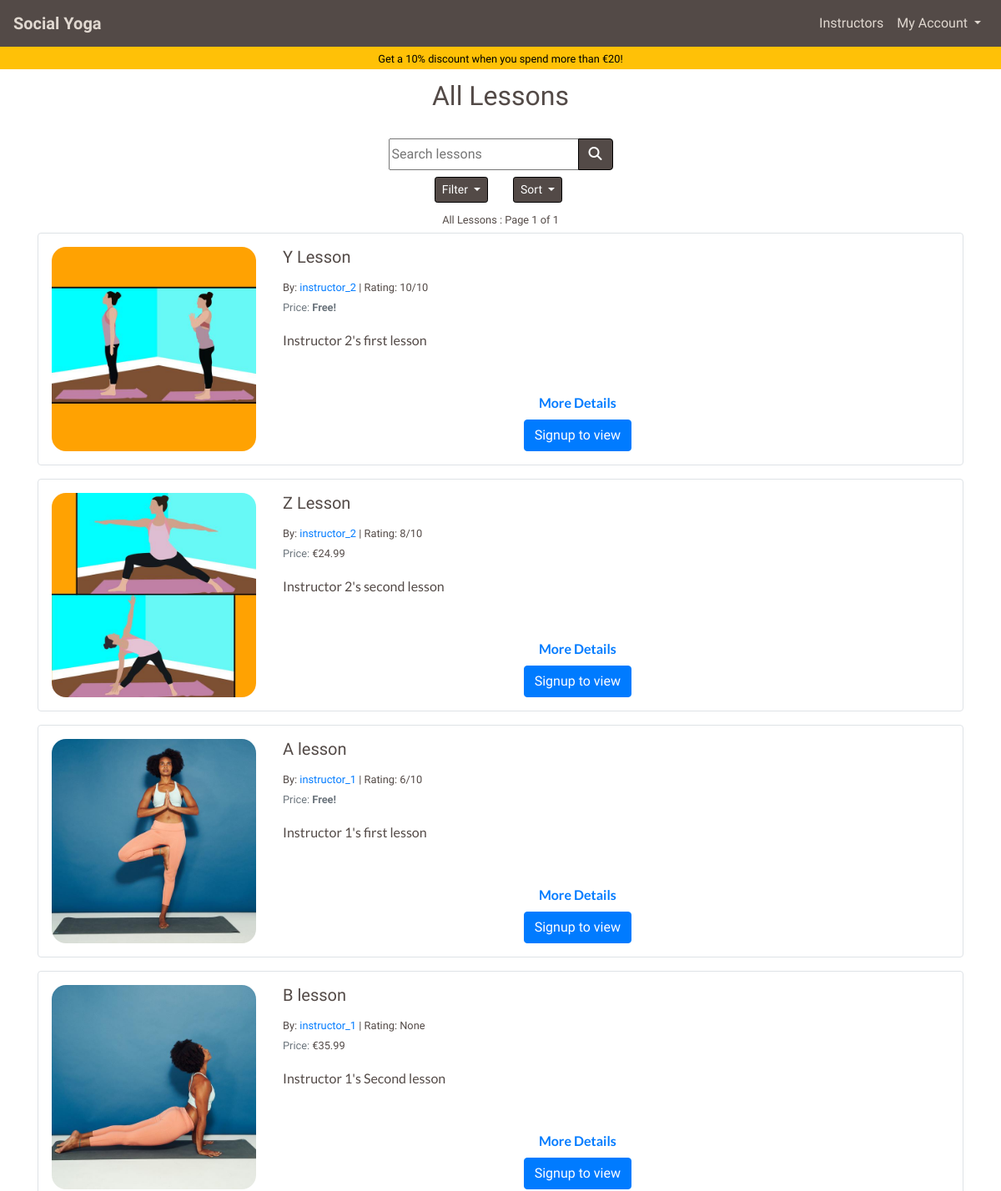
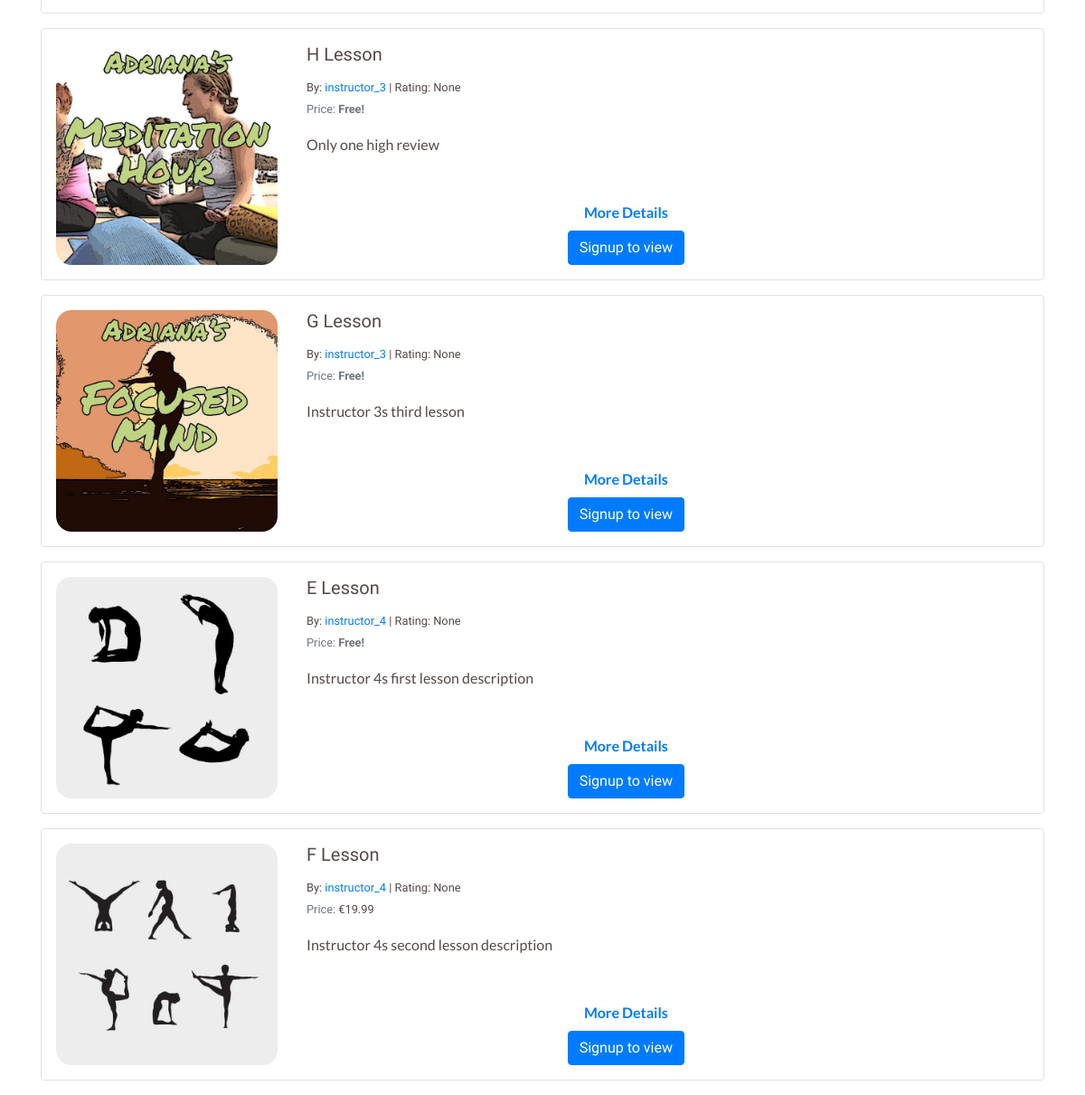
Screenshot of /lessons/ with the database file from the repository (2 pictures, top to bottom).
### lessons/models.py (models this page shows, shortened)
class Lesson(models.Model):
    lesson_id = models.CharField(max_length=32,
                                 null=False,
                                 editable=False)
    instructor_profile = models.ForeignKey(UserProfile,
                                           on_delete=models.SET_NULL,
                                           null=True,
                                           blank=True,
                                           related_name='lessons')
    lesson_name = models.CharField(max_length=32,
                                   null=False,
                                   editable=True)
    card_description = models.TextField(max_length=254)
    description = models.TextField(max_length=2048)
    image = ResizedImageField(size=[600, 600],
                              quality=75,
                              crop=['middle', 'center'],
                              force_format='JPEG',
                              upload_to='lesson_images/')
    rating = models.DecimalField(max_digits=5,
                                 decimal_places=0,
                                 null=True, blank=True)
    video_url = models.URLField(max_length=1024,
                                blank=False,
                                null=False)
    time = models.IntegerField(blank=False, null=False)
    is_free = models.BooleanField(default=True)
    price = models.DecimalField(max_digits=6,
                                decimal_places=2,
                                blank=False,
                                null=False,
                                default=0.00)

### profiles/models.py (models this page shows, shortened)
class UserProfile(models.Model):
    user = models.OneToOneField(User, on_delete=models.CASCADE)
    first_name = models.CharField(max_length=50, null=False, blank=False)
    last_name = models.CharField(max_length=50, null=False, blank=False)
    is_instructor = models.BooleanField(default=False)
    requested_instructor_status = models.BooleanField(default=False)
    card_description = models.TextField(max_length=256, blank=True, default='')
    profile_description = models.TextField(max_length=650,
                                           blank=True,
                                           default='')
    image = ResizedImageField(size=[600, 600],
                              quality=75,
                              crop=['middle', 'center'],
                              force_format='JPEG',
                              null=True,
                              blank=True,
                              upload_to='profile_images/')
    rating = models.DecimalField(max_digits=5,
                                 decimal_places=0,
                                 null=True,
                                 blank=True)
    lesson_count = models.IntegerField(default=0, editable=False)
    def __str__(self):
        return self.user.username

### lessons/views.py (the view, shortened to what this page needs)
# urls.py: path('', views.lessons, name='lessons'),
def lessons(request):
    profile = get_profile_or_none(request)
    lessons = (Lesson.objects.all().annotate(
               review_count=Count('reviewedLesson')))
    subscribed_lesson_list = []
    paid_lesson_list = []
    page_title = 'All Lessons'
    sub_title = None
    filter_title = 'All Lessons'
    filter_subtitle = ''
    valid_sort_values = ['lesson_name',
                         'instructor_profile',
                         'rating',
                         'price']
    sortby = 'rating'
    filter_by = 'all_lessons'
    sort_direction = 'desc'
    instructor_to_display = None
    query = ''
    page_number = 1  # Default page number
    lessons_on_page = 8  # No of lessons on a page at once
    if sort_direction == 'asc':
        if sortby == 'rating':
            lessons = lessons.order_by(
                (F(sortby).asc(nulls_last=True)), 'review_count')
        else:
            lessons = lessons.order_by(F(sortby).asc(nulls_last=True))
    else:
        if sortby == 'rating':
            lessons = lessons.order_by(
                (F(sortby).desc(nulls_last=True)), '-review_count')
        else:
            lessons = lessons.order_by(F(sortby).desc(nulls_last=True))
    p = Paginator(lessons, lessons_on_page)
    try:
        page_object = p.page(page_number)
    except EmptyPage:
        messages.error(request, "Page does not exist, returning to page 1")
        page_object = p.page(1)
    template = 'lessons/lessons.html'
    context = {
        'profile': profile,
        'lessons': page_object,
        'subscribed_lesson_list': subscribed_lesson_list,
        'paid_lesson_list': paid_lesson_list,
        'page_title': page_title,
        'sub_title': sub_title,
        'filter_title': filter_title,
        'filter_subtitle': filter_subtitle,
        'sort_by': sortby,
        'sort_direction': sort_direction,
        'filter_by': filter_by,
        'instructor_to_display': instructor_to_display,
        'current_query': query,
        'show_discount_banner': True,
    }
    return render(request, template, context)

### home/contexts.py (called while the page is built)
def purchased_lessons(request):
    profile = get_profile_or_none(request)
    purchased = None
    purchased_lesson_ids = []
    if profile:
        purchased = OrderLineItem.objects.filter(profile=profile)
        if purchased:
            for item in purchased:
                purchased_lesson_ids.append(item.lesson.lesson_id)
    context = {
        'purchased_lessons': purchased,
        'purchased_lesson_ids': purchased_lesson_ids,
    }
    return context

### yoga/utils.py (called while the page is built)
def get_profile_or_none(request):
    try:
        return UserProfile.objects.get(user=request.user)
    except Exception:
        return None

### lessons/templates/lessons/lessons.html (shortened to what this page needs)
{% extends "base.html" %}
{% load static %}
{% block page_header %}
<div class="container header-container">
    <div class="row">
        <div class="col">
            <h1 class="text-center title-text my-3 {% if show_discount_banner %}pt-xl-4{% endif %}" id="lesson-page-title">{{ page_title}}</h1>
        </div>
    </div>
</div>
{% endblock %}
{% block content %}
<main class="container page-contents">
    <div class="row">
        <div class="col-12 mt-2">
            {% include 'lessons/includes/lesson_sorting.html' %}
            <p class="text-center mb-1">
                <strong>
                    <small>
                        {{ filter_title }}{{ filter_subtitle }}{% if lessons %} : Page {{ lessons.number }} of {{ lessons.paginator.num_pages }}{% endif %}
                    </small>
                </strong>
            </p>
            {% if lessons %}
                {% for lesson in lessons %}
                    {% include 'lessons/includes/lesson_card.html' %}
                {% endfor %}
            {% else %}
                {% if instructor_to_display %}
                    <p class="text-center mt-5"><strong>No lesons available</strong></p>
                {% endif %}
            {% endif %}
        </div>
    </div>
</main>
{% endblock %}

### lessons/templates/lessons/includes/lesson_card.html
<div class="card mb-3 border custom-border" style="width: 100%;" id="{{ lesson.lesson_id }}">
    <div class="row no-gutters">
        <div class="col-md-3 d-flex">
            {% if lesson.image %}
                <div class="lesson-card-image-container m-auto p-3 text-center">
                    <img class="lesson-card-image img-fluid" src="{{ lesson.image.url }}" alt="{{ lesson.lesson_name }}">
                </div>
            {% endif %}
        </div>
        <div class="col-md-8">
            <div class="card-body p-3 h-100 d-flex flex-column">
                <h5 class="card-title">{{ lesson.lesson_name }}</h5>
                <p class="card-text mb-0"><small>By: <a href="{% url 'lessons' %}?instructor={{ lesson.instructor_profile.id }}">{{ lesson.instructor_profile }}</a> | Rating: {{ lesson.rating }}{% if lesson.rating %}/10{% endif %}</small></p>
                {% if lesson.price > 0 %}
                    <p class="card-text"><small class="text-muted">Price: </small>
                        {% if lesson.lesson_id in purchased_lesson_ids %}
                            <span class="text-success">
                                <strong><small>Purchased!</small></strong>
                            </span>
                        {% else %}
                            <span>
                                <small>€{{ lesson.price }}</small>
                            </span>
                        {% endif %}
                    </p>
                {% else %}
                    <p class="card-text"><small class="text-muted">Price: <strong>Free!</strong></small></p>
                {% endif %}
                <p class="card-text alt-font">{{ lesson.card_description }}</p>
                <p class="card-text alt-font mb-2 mt-auto text-center text-info"><a href="" onclick="javascript:get_modal_data('{{ lesson.lesson_id }}')" class=""><strong>More Details</strong></a></p>
                <div class="lesson-card-button-container mt-0 w-100 d-flex">
                    <div class="buttons mx-auto">
                        {% if user.is_authenticated %}
                            {% if lesson.lesson_id not in paid_lesson_list and lesson.is_free == False %}
                                {% if lesson.instructor_profile == profile %}
                                    <a class="btn btn-success" href="{% url 'studio' lesson.lesson_id %}" id="start_lesson_button_id_{{ lesson.lesson_id }}" role="button">View Your Lesson</a>
                                {% elif user.is_superuser %}
                                    <a class="btn btn-success" href="{% url 'studio' lesson.lesson_id %}" id="start_lesson_button_id_{{ lesson.lesson_id }}" role="button">View As Superuser</a>
                                {% else %}
                                    <a class="btn btn-warning" href="" onclick="javascript:add_to_basket('{{ lesson.lesson_id }}')" id="add_{{ lesson.lesson_id }}" role="button"><span>{% if lesson.lesson_id in basket_item_ids %}In basket{% else %}€{{ lesson.price }}{% endif %}</span>
                                        <span class="icon">
                                            <i class="fas fa-cart-plus"></i>
                                        </span>
                                    </a>
                                {% endif %}
                            {% elif lesson.lesson_id in subscribed_lesson_list and lesson%}
                                <span class="btn btn-warning button-unsubscribe" id="unsubscribe_lesson_button_id_{{ lesson.lesson_id }}" href="" onclick="javascript:subscribe('false', '{{ lesson.lesson_id }}', '{{ current_filter }}')" role="button">Unsubscribe</span>
                                <span hidden class="btn btn-danger" href="" id="subscribe_lesson_button_id_{{ lesson.lesson_id }}" onclick="javascript:subscribe('true', '{{ lesson.lesson_id }}', '{{ current_filter }}')" role="button">Subscribe to lesson</span>
                                <a class="btn btn-success" href="{% url 'studio' lesson.lesson_id %}" id="start_lesson_button_id_{{ lesson.lesson_id }}" role="button">Start Lesson</a>
                            {% else %}
                                <span hidden class="btn btn-warning button-unsubscribe" id="unsubscribe_lesson_button_id_{{ lesson.lesson_id }}" href="" onclick="javascript:subscribe('false', '{{ lesson.lesson_id }}', '{{ current_filter }}')" role="button">Unsubscribe</span>
                                <span class="btn btn-danger" href="" id="subscribe_lesson_button_id_{{ lesson.lesson_id }}" onclick="javascript:subscribe('true', '{{ lesson.lesson_id }}', '{{ current_filter }}')" role="button">Subscribe to lesson</span>
                                <a hidden class="btn btn-success" href="{% url 'studio' lesson.lesson_id %}" id="start_lesson_button_id_{{ lesson.lesson_id }}" role="button">Start Lesson</a>
                            {% endif %}
                        {% else %}
                            <a class="btn btn-primary" href="{% url 'account_signup' %}" role="button">Signup to view</a>
                        {% endif %}
                    </div>
                </div>
            </div>
        </div>
    </div>
</div>

### static/css/base.css (style rules this page uses)
html { height: 100%; }
body { background: url('/static/images/backgrounds/background-image.jpg') no-repeat center center fixed; background-size: cover; background-position: 75% 40px; height: calc(100vh - 63px); color: #534a47; font-family: 'Quicksand'; font-size: 16px; }
.title-text { font-size: 1.5rem; }
.header-container { margin-top: 0px; }
.custom-border { border: solid 1px #534a47; border-radius: .25rem; }
.alt-font { font-family: 'Lato'; }
.lesson-card-image { max-width: 120px; border-radius: 7%; }
@media (min-width: 768px) { .title-text, .index-main-text { font-size: 2rem; } }
@media (min-width: 768px) { .lesson-card-image { width: 100%; max-width: 425px; overflow: hidden; } }
@media (min-width: 1200px) { body { background-position: 0 35px; } }
@media (min-width: 1200px) { .header-container { margin-top: 56px; } }

### rows the page displays
Lesson: image (picture), lesson_name "Y Lesson", instructor_profile "instructor_2", rating "10", shows "/10", shows "Price:", price "Free!", card_description "Instructor 2's first lesson"
Lesson: image (picture), lesson_name "Z Lesson", instructor_profile "instructor_2", rating "8", shows "/10", price "24.99", card_description "Instructor 2's second lesson"
Lesson: image (picture), lesson_name "A lesson", instructor_profile "instructor_1", rating "6", shows "/10", shows "Price:", price "Free!", card_description "Instructor 1's first lesson"
Lesson: image (picture), lesson_name "B lesson", instructor_profile "instructor_1", rating "None", price "35.99", card_description "Instructor 1's Second lesson"
Lesson: image (picture), lesson_name "H Lesson", instructor_profile "instructor_3", rating "None", shows "Price:", price "Free!", card_description "Only one high review"
Lesson: image (picture), lesson_name "G Lesson", instructor_profile "instructor_3", rating "None", shows "Price:", price "Free!", card_description "Instructor 3s third lesson"
Lesson: image (picture), lesson_name "E Lesson", instructor_profile "instructor_4", rating "None", shows "Price:", price "Free!", card_description "Instructor 4s first lesson description"
Lesson: image (picture), lesson_name "F Lesson", instructor_profile "instructor_4", rating "None", price "19.99", card_description "Instructor 4s second lesson description"

### other values shown
{{ discount_percentage }} "10"
{{ discount_threshold }} "20"
{{ page_title }} "All Lessons"
{{ filter_title }} "All Lessons"
{{ lessons.number }} "1"
{{ lessons.paginator.num_pages }} "1"
